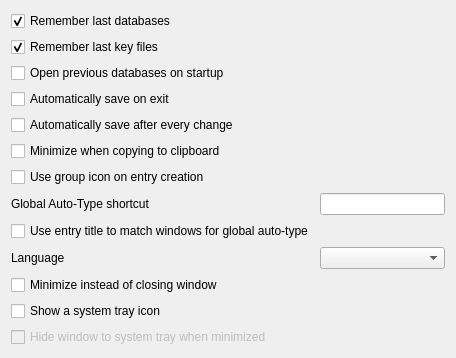
<?xml version="1.0" encoding="UTF-8"?>
<ui version="4.0">
 <class>SettingsWidgetGeneral</class>
 <widget class="QWidget" name="SettingsWidgetGeneral">
  <property name="geometry">
   <rect>
    <x>0</x>
    <y>0</y>
    <width>456</width>
    <height>313</height>
   </rect>
  </property>
  <layout class="QFormLayout" name="formLayout">
   <property name="fieldGrowthPolicy">
    <enum>QFormLayout::AllNonFixedFieldsGrow</enum>
   </property>
   <item row="0" column="0">
    <widget class="QCheckBox" name="rememberLastDatabasesCheckBox">
     <property name="text">
      <string>Remember last databases</string>
     </property>
     <property name="checked">
      <bool>true</bool>
     </property>
    </widget>
   </item>
   <item row="1" column="0">
    <widget class="QCheckBox" name="rememberLastKeyFilesCheckBox">
     <property name="text">
      <string>Remember last key files</string>
     </property>
     <property name="checked">
      <bool>true</bool>
     </property>
    </widget>
   </item>
   <item row="2" column="0">
    <widget class="QCheckBox" name="openPreviousDatabasesOnStartupCheckBox">
     <property name="text">
      <string>Open previous databases on startup</string>
     </property>
    </widget>
   </item>
   <item row="3" column="0">
    <widget class="QCheckBox" name="autoSaveOnExitCheckBox">
     <property name="text">
      <string>Automatically save on exit</string>
     </property>
    </widget>
   </item>
   <item row="4" column="0">
    <widget class="QCheckBox" name="autoSaveAfterEveryChangeCheckBox">
     <property name="text">
      <string>Automatically save after every change</string>
     </property>
    </widget>
   </item>
   <item row="5" column="0">
    <widget class="QCheckBox" name="minimizeOnCopyCheckBox">
     <property name="text">
      <string>Minimize when copying to clipboard</string>
     </property>
    </widget>
   </item>
   <item row="6" column="0">
    <widget class="QCheckBox" name="useGroupIconOnEntryCreationCheckBox">
     <property name="text">
      <string>Use group icon on entry creation</string>
     </property>
    </widget>
   </item>
   <item row="7" column="0">
    <widget class="QLabel" name="autoTypeShortcutLabel">
     <property name="text">
      <string>Global Auto-Type shortcut</string>
     </property>
    </widget>
   </item>
   <item row="7" column="1">
    <widget class="ShortcutWidget" name="autoTypeShortcutWidget"/>
   </item>
   <item row="8" column="0">
    <widget class="QCheckBox" name="autoTypeEntryTitleMatchCheckBox">
     <property name="text">
      <string>Use entry title to match windows for global auto-type</string>
     </property>
    </widget>
   </item>
   <item row="9" column="0">
    <widget class="QLabel" name="languageLabel">
     <property name="text">
      <string>Language</string>
     </property>
    </widget>
   </item>
   <item row="9" column="1">
    <widget class="QComboBox" name="languageComboBox"/>
   </item>
   <item row="10" column="0">
    <widget class="QCheckBox" name="minimizeOnCloseCheckBox">
     <property name="text">
      <string>Minimize instead of closing window</string>
     </property>
    </widget>
   </item>
   <item row="11" column="0">
    <widget class="QCheckBox" name="systrayShowCheckBox">
     <property name="text">
      <string>Show a system tray icon</string>
     </property>
    </widget>
   </item>
   <item row="12" column="0">
    <widget class="QCheckBox" name="systrayMinimizeToTrayCheckBox">
     <property name="enabled">
      <bool>false</bool>
     </property>
     <property name="text">
      <string>Hide window to system tray when minimized</string>
     </property>
    </widget>
   </item>
  </layout>
 </widget>
 <customwidgets>
  <customwidget>
   <class>ShortcutWidget</class>
   <extends>QLineEdit</extends>
   <header>autotype/ShortcutWidget.h</header>
  </customwidget>
 </customwidgets>
 <tabstops>
  <tabstop>rememberLastDatabasesCheckBox</tabstop>
  <tabstop>rememberLastKeyFilesCheckBox</tabstop>
  <tabstop>openPreviousDatabasesOnStartupCheckBox</tabstop>
  <tabstop>autoSaveOnExitCheckBox</tabstop>
  <tabstop>autoSaveAfterEveryChangeCheckBox</tabstop>
  <tabstop>minimizeOnCopyCheckBox</tabstop>
  <tabstop>autoTypeShortcutWidget</tabstop>
 </tabstops>
 <resources/>
 <connections/>
</ui>
